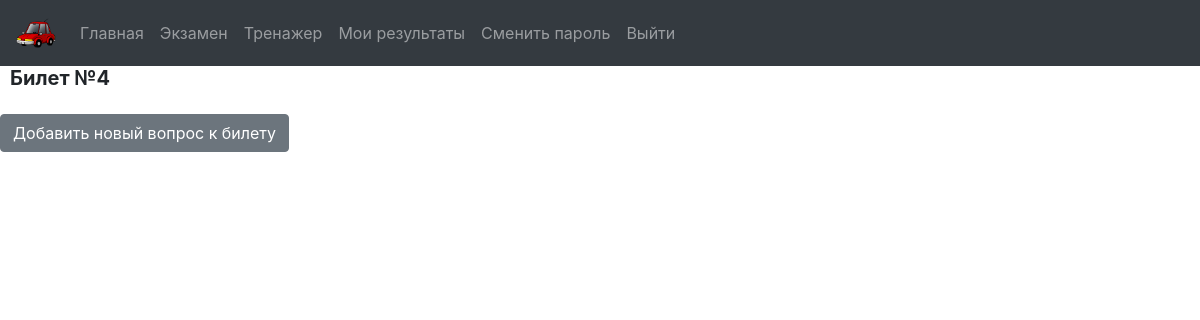
/questions.php?tkt_id=4&name=Билет 4, run on an earlier commit of the app's database.
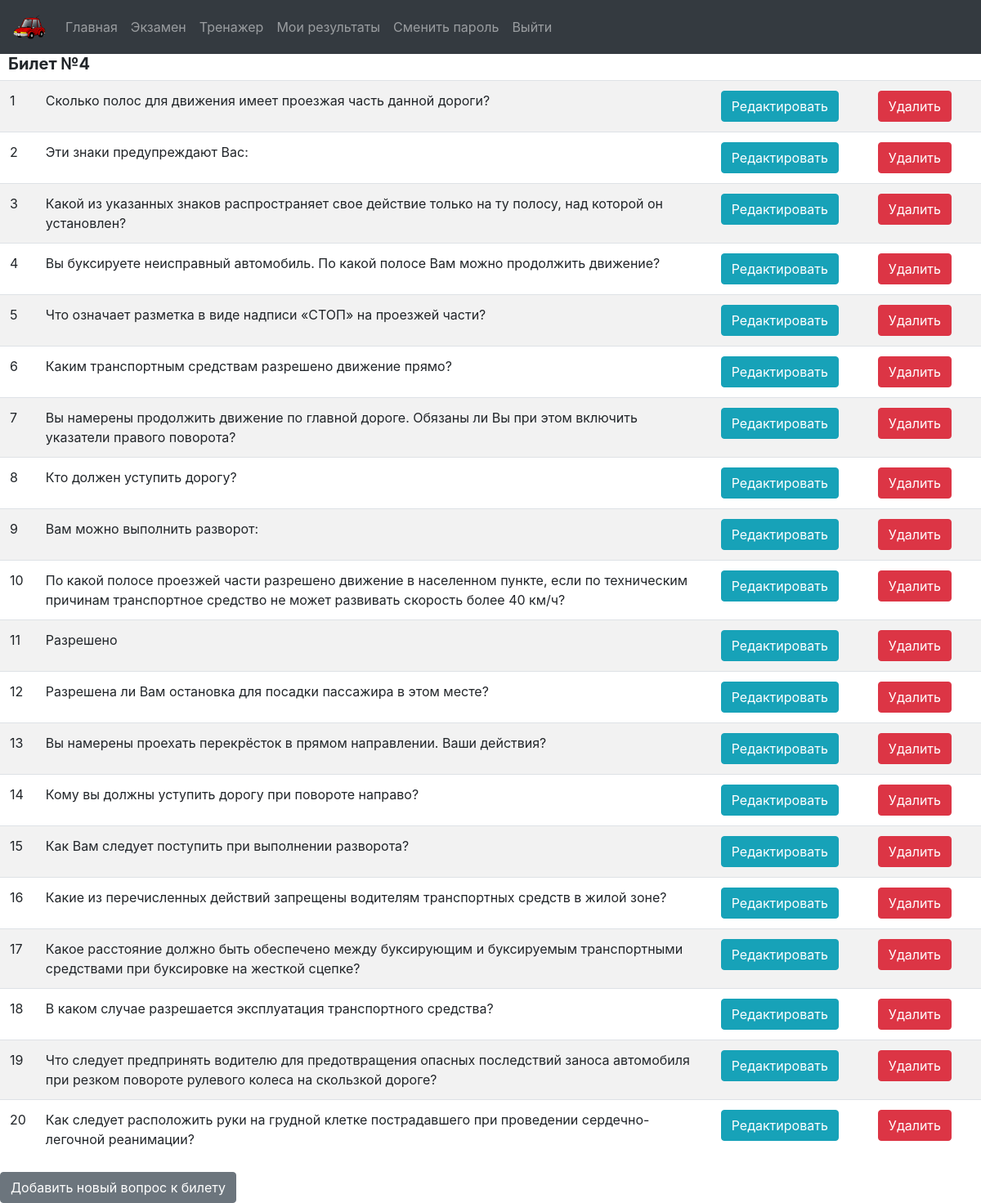
And on a later commit of the database.
### tables this page shows
CREATE TABLE IF NOT EXISTS `questions` (
  `q_id` int(11) unsigned NOT NULL,
  `tkt_id` int(11) NOT NULL,
  `tp_id` int(11) NOT NULL DEFAULT 27,
  `task` text NOT NULL,
  `true_ans` int(11) NOT NULL,
  `ans1` text NOT NULL,
  `ans2` text NOT NULL,
  `ans3` text DEFAULT NULL,
  `ans4` text DEFAULT NULL,
  `ans5` text DEFAULT NULL,
  `description` text DEFAULT NULL
);

### questions_query.php (called while the page is built, shortened)
<?php
function getQuestionsByTicket($db, $tkt_id)
{
    $sql = "SELECT q_id, task FROM questions WHERE questions.tkt_id = $tkt_id";
    $result = array();
    $stmt = $db->prepare($sql);
    $stmt->execute();
    while ($row = $stmt->fetch(PDO::FETCH_ASSOC)) {
        $result[$row['q_id']] = $row;
    }
    return $result;
}
?>

### questions.php (the view, shortened to what this page needs)
<?php session_start();
include('header.php');
get_session();?>
<!DOCTYPE html>
<html lang="ru">
<head>
    <link rel="stylesheet" href="https://maxcdn.bootstrapcdn.com/bootstrap/4.0.0/css/bootstrap.min.css"
>
    <link rel="stylesheet" href="style.css" type="text/css" />
    </head>
<bode>
<?php
    include 'api.php';
    include 'questions_query.php';
    $tkt_id = $_GET['tkt_id'];
    $que = getQuestionsByTicket($db, $tkt_id);
    echo '<h5 style="margin-left: 10px;"><b>Билет №'.$tkt_id.'</b></h5>';
?>
<table class="table table-striped"><tbody>
    <?php $n=0;
    foreach ($que as $result){?>
    <tr>
        <td scope="row"><?php $n++; echo $n?></td>
        <td><?php echo $result['task']?></td>
        <td><?php echo "<a class=\"btn btn-info\" href=\"qedit.php?tkt_id=$tkt_id&q_id=", $result['q_id'], "&n=$n\">Редактировать</a>" ?><td>
        <td><?php echo "<a class=\"btn btn-danger\" href=\"qdelete.php?q_id=".$result['q_id']."&tkt_id=".$tkt_id."\">Удалить</a>" ?><td>
    </tr>
    <?php } ?>
    </tbody></table>
<?php $n++;
echo "<a  class=\"btn btn-secondary\" href=\"newquestion.php?tkt_id=$tkt_id&n=$n\">Добавить новый вопрос к билету</a>" ?>
</body>
</html>

What changed in the data, as far as the page shows it:
added questions: task "Сколько полос для движения имеет проезжая часть данной дороги?"
added questions: task "Эти знаки предупреждают Вас:"
added questions: task "Какой из указанных знаков распространяет свое действие только на ту полосу, над которой он установлен?"
added questions: task "Вы буксируете неисправный автомобиль. По какой полосе Вам можно продолжить движение?"
added questions: task "Что означает разметка в виде надписи «СТОП» на проезжей части?"
added questions: task "Каким транспортным средствам разрешено движение прямо?"
added questions: task "Вы намерены продолжить движение по главной дороге. Обязаны ли Вы при этом включить указатели правого поворота?"
added questions: task "Кто должен уступить дорогу?"
added questions: task "Вам можно выполнить разворот:"
added questions: task "По какой полосе проезжей части разрешено движение в населенном пункте, если по техническим причинам транспортное средство не может развивать скорость более 40 км/ч?"
added questions: task "Разрешено"
added questions: task "Разрешена ли Вам остановка для посадки пассажира в этом месте?"
added questions: task "Вы намерены проехать перекрёсток в прямом направлении. Ваши действия?"
added questions: task "Кому вы должны уступить дорогу при повороте направо?"
added questions: task "Как Вам следует поступить при выполнении разворота?"
added questions: task "Какие из перечисленных действий запрещены водителям транспортных средств в жилой зоне?"
added questions: task "Какое расстояние должно быть обеспечено между буксирующим и буксируемым транспортными средствами при буксировке на жесткой сцепке?"
added questions: task "В каком случае разрешается эксплуатация транспортного средства?"
added questions: task "Что следует предпринять водителю для предотвращения опасных последствий заноса автомобиля при резком повороте рулевого колеса на скользкой дороге?"
added questions: task "Как следует расположить руки на грудной клетке пострадавшего при проведении сердечно-легочной реанимации?"
